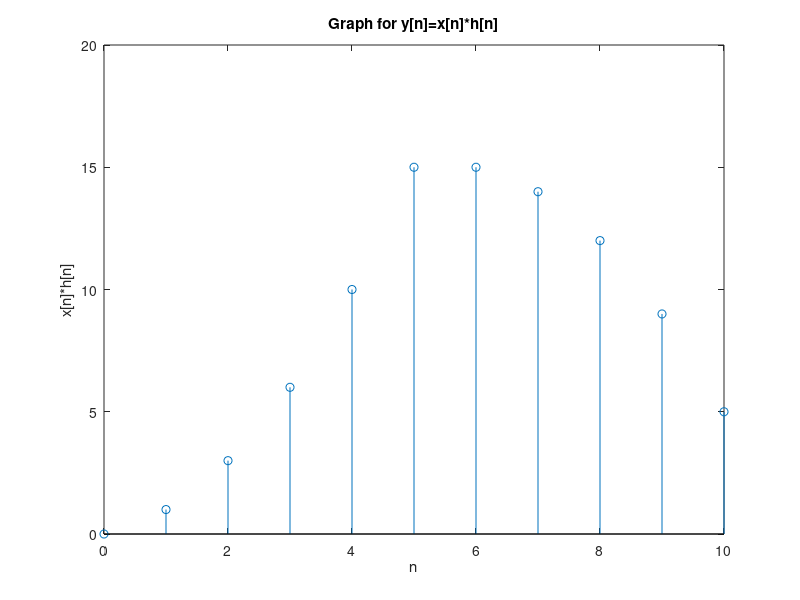

Write the MATLAB code that produced this figure.
% 2.1(c)
% analytical compution
nx = 0:5;
nh = 0:5;
ny = 0:10;
x = ones(1,6);
y = zeros(1,11);
h = zeros(1,6);

for i = 1:6
    h(i) = i-1;
end

for i = 1:6
  for j = 0:(i-1)
      y(i) = y(i) + (i-1) - j;
  end
end

for i = 7:11
    for j = (i-6):5
        y(i) = y (i) + (i-1) - j;
    end
end

stem(ny,y);
xlabel('n'); ylabel('x[n]*h[n]');
title('Graph for y[n]=x[n]*h[n]');